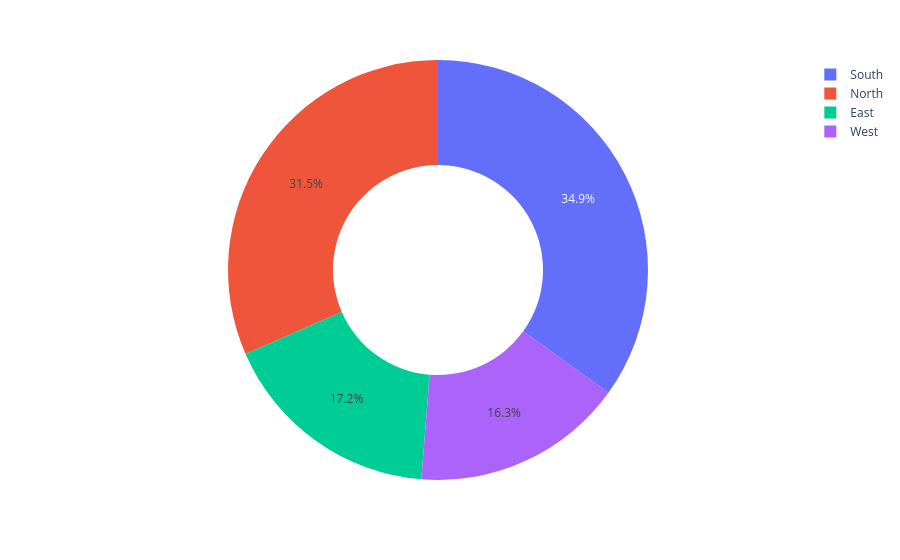

Write notebook code for a chart like this one.
### Markdown cell above
### Donut Chart

### Code cell
fig = px.pie(
    sales_data,
    names="Region",
    values="Sales",
    hole=0.5
)

fig.show()

### Figure 1 — Plotly figure (JSON) as saved in the notebook; plotly's stock layout.template omitted (floating-point values rounded to 4 significant figures)
{"data": [{"domain": {"x": [0, 1], "y": [0, 1]}, "hole": 0.5, "hovertemplate": "Region=%{label}<br>Sales=%{value}<extra></extra>", "labels": ["North", "South", "East", "West", "North", "South"], "legendgroup": "", "name": "", "showlegend": true, "type": "pie", "values": [45000, 52000, 61000, 58000, 67000, 72000]}], "layout": {"legend": {"tracegroupgap": 0}, "margin": {"t": 60}}}
